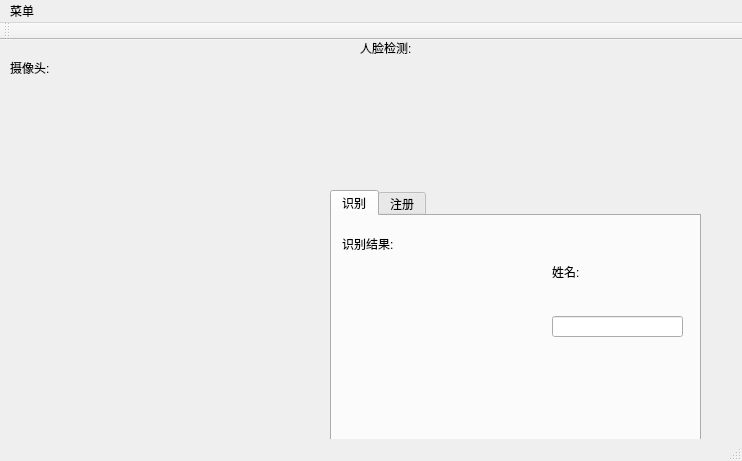
<?xml version="1.0" encoding="UTF-8"?>
<ui version="4.0">
 <class>FaceRecClass</class>
 <widget class="QMainWindow" name="FaceRecClass">
  <property name="windowModality">
   <enum>Qt::NonModal</enum>
  </property>
  <property name="enabled">
   <bool>true</bool>
  </property>
  <property name="geometry">
   <rect>
    <x>0</x>
    <y>0</y>
    <width>742</width>
    <height>461</height>
   </rect>
  </property>
  <property name="windowTitle">
   <string>FaceRec</string>
  </property>
  <widget class="QWidget" name="centralWidget">
   <widget class="QLabel" name="label_camera_">
    <property name="geometry">
     <rect>
      <x>10</x>
      <y>60</y>
      <width>311</width>
      <height>301</height>
     </rect>
    </property>
    <property name="text">
     <string/>
    </property>
   </widget>
   <widget class="QLabel" name="label_face_">
    <property name="geometry">
     <rect>
      <x>360</x>
      <y>20</y>
      <width>121</width>
      <height>121</height>
     </rect>
    </property>
    <property name="text">
     <string/>
    </property>
   </widget>
   <widget class="QLabel" name="label_5">
    <property name="geometry">
     <rect>
      <x>360</x>
      <y>0</y>
      <width>61</width>
      <height>16</height>
     </rect>
    </property>
    <property name="text">
     <string>人脸检测:</string>
    </property>
   </widget>
   <widget class="QTabWidget" name="tabWidget">
    <property name="enabled">
     <bool>true</bool>
    </property>
    <property name="geometry">
     <rect>
      <x>330</x>
      <y>150</y>
      <width>371</width>
      <height>251</height>
     </rect>
    </property>
    <property name="currentIndex">
     <number>0</number>
    </property>
    <widget class="QWidget" name="tab_recog_">
     <attribute name="title">
      <string>识别</string>
     </attribute>
     <widget class="QLabel" name="label_4">
      <property name="geometry">
       <rect>
        <x>220</x>
        <y>50</y>
        <width>54</width>
        <height>12</height>
       </rect>
      </property>
      <property name="text">
       <string>姓名:</string>
      </property>
     </widget>
     <widget class="QLineEdit" name="text_name_">
      <property name="geometry">
       <rect>
        <x>220</x>
        <y>100</y>
        <width>131</width>
        <height>21</height>
       </rect>
      </property>
     </widget>
     <widget class="QLabel" name="label_8">
      <property name="geometry">
       <rect>
        <x>10</x>
        <y>20</y>
        <width>61</width>
        <height>16</height>
       </rect>
      </property>
      <property name="text">
       <string>识别结果:</string>
      </property>
     </widget>
     <widget class="QLabel" name="label_result_">
      <property name="geometry">
       <rect>
        <x>10</x>
        <y>40</y>
        <width>161</width>
        <height>121</height>
       </rect>
      </property>
      <property name="text">
       <string/>
      </property>
     </widget>
    </widget>
    <widget class="QWidget" name="tab_register_">
     <property name="focusPolicy">
      <enum>Qt::NoFocus</enum>
     </property>
     <property name="contextMenuPolicy">
      <enum>Qt::DefaultContextMenu</enum>
     </property>
     <property name="accessibleName">
      <string>&lt;html&gt;&lt;head/&gt;&lt;body&gt;&lt;p&gt;&lt;br/&gt;&lt;/p&gt;&lt;/body&gt;&lt;/html&gt;</string>
     </property>
     <attribute name="title">
      <string>注册</string>
     </attribute>
     <widget class="QLineEdit" name="input_name_">
      <property name="geometry">
       <rect>
        <x>20</x>
        <y>100</y>
        <width>131</width>
        <height>21</height>
       </rect>
      </property>
      <property name="text">
       <string/>
      </property>
     </widget>
     <widget class="QLabel" name="label_6">
      <property name="geometry">
       <rect>
        <x>20</x>
        <y>50</y>
        <width>54</width>
        <height>12</height>
       </rect>
      </property>
      <property name="text">
       <string>输入姓名:</string>
      </property>
     </widget>
     <widget class="QPushButton" name="btn_register_">
      <property name="geometry">
       <rect>
        <x>220</x>
        <y>90</y>
        <width>101</width>
        <height>31</height>
       </rect>
      </property>
      <property name="text">
       <string>注册</string>
      </property>
     </widget>
    </widget>
   </widget>
   <widget class="QLabel" name="label_7">
    <property name="geometry">
     <rect>
      <x>10</x>
      <y>20</y>
      <width>61</width>
      <height>16</height>
     </rect>
    </property>
    <property name="text">
     <string>摄像头:</string>
    </property>
   </widget>
  </widget>
  <widget class="QMenuBar" name="menuBar">
   <property name="geometry">
    <rect>
     <x>0</x>
     <y>0</y>
     <width>742</width>
     <height>23</height>
    </rect>
   </property>
   <widget class="QMenu" name="menu">
    <property name="title">
     <string>菜单</string>
    </property>
    <addaction name="openCamera"/>
   </widget>
   <addaction name="menu"/>
  </widget>
  <widget class="QToolBar" name="mainToolBar">
   <attribute name="toolBarArea">
    <enum>TopToolBarArea</enum>
   </attribute>
   <attribute name="toolBarBreak">
    <bool>false</bool>
   </attribute>
  </widget>
  <widget class="QStatusBar" name="statusBar"/>
  <action name="openCamera">
   <property name="text">
    <string>打开摄像头</string>
   </property>
  </action>
 </widget>
 <layoutdefault spacing="6" margin="11"/>
 <resources>
  <include location="FaceRec.qrc"/>
 </resources>
 <connections/>
</ui>
